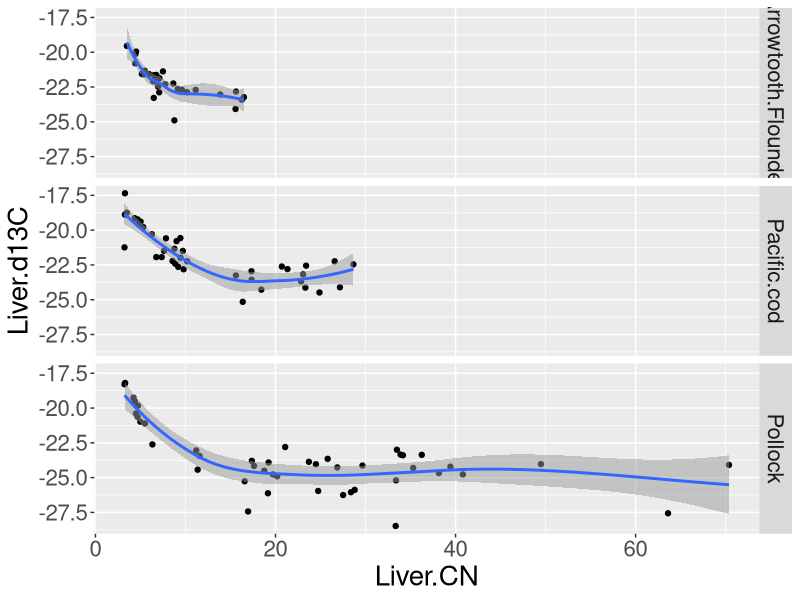
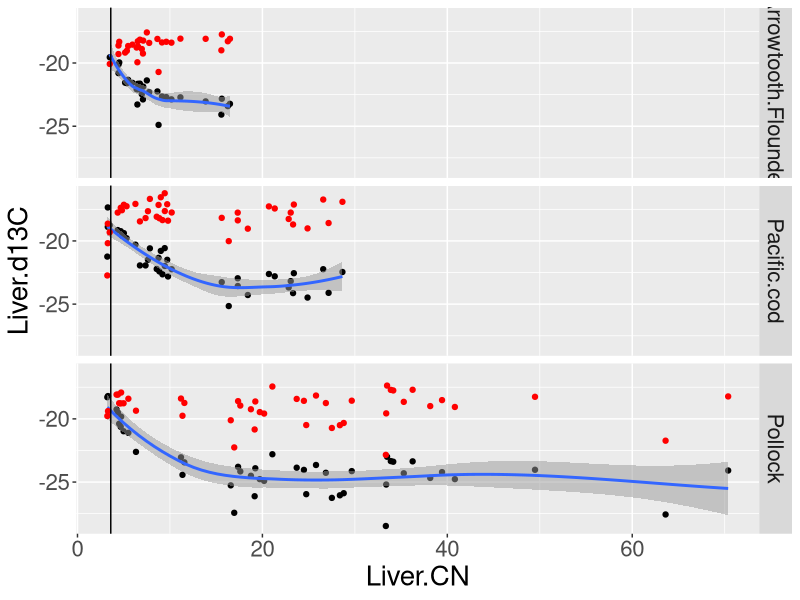
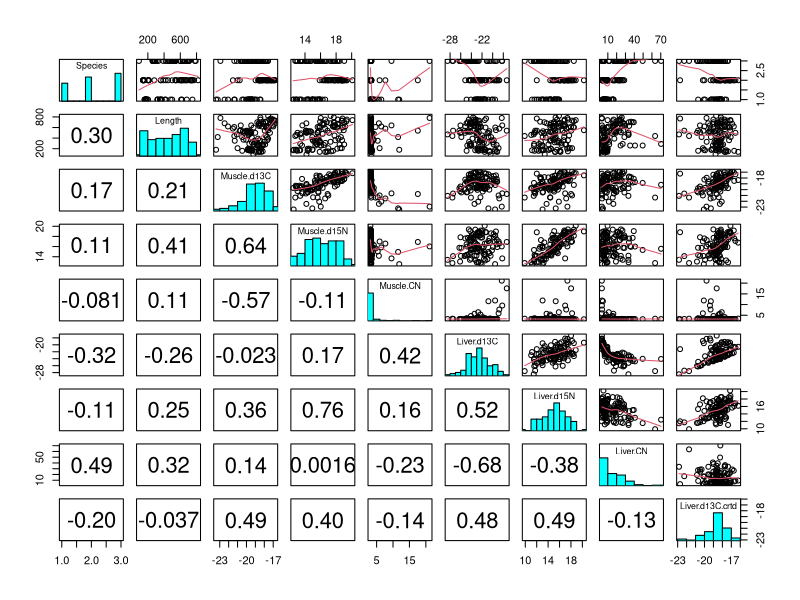
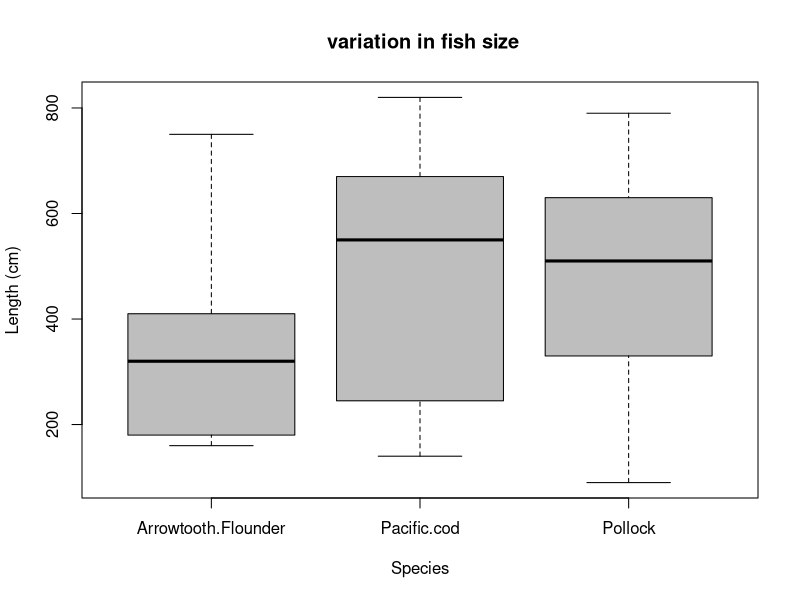
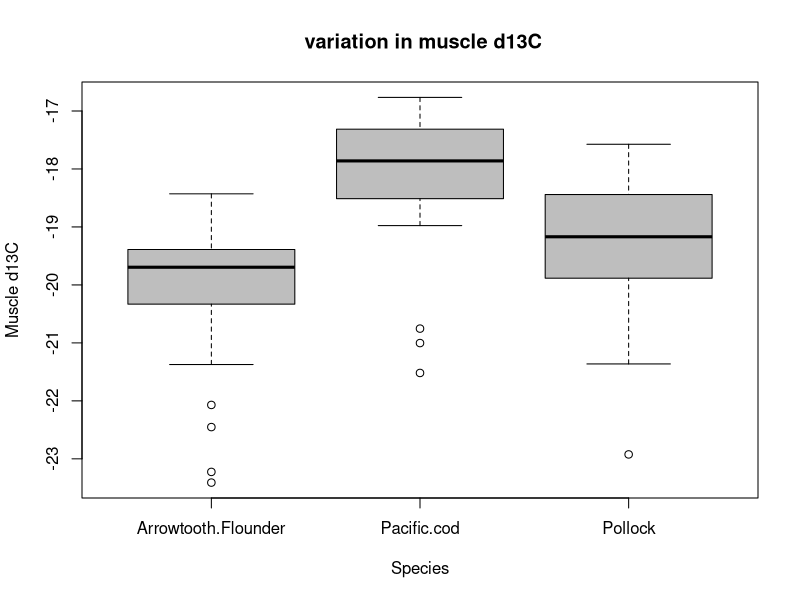
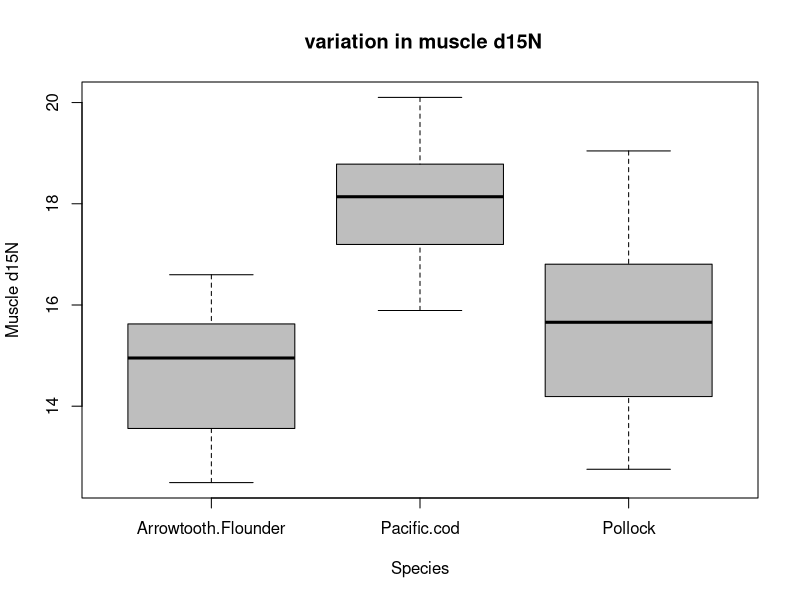
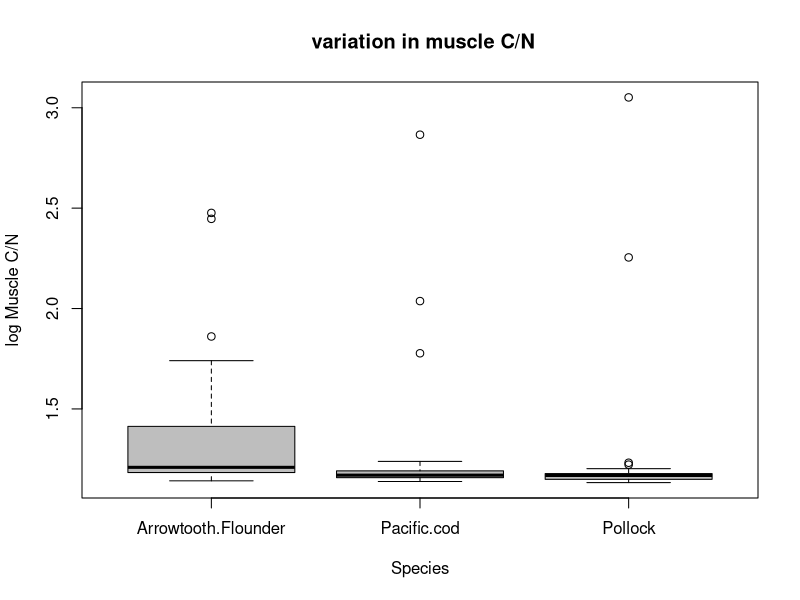
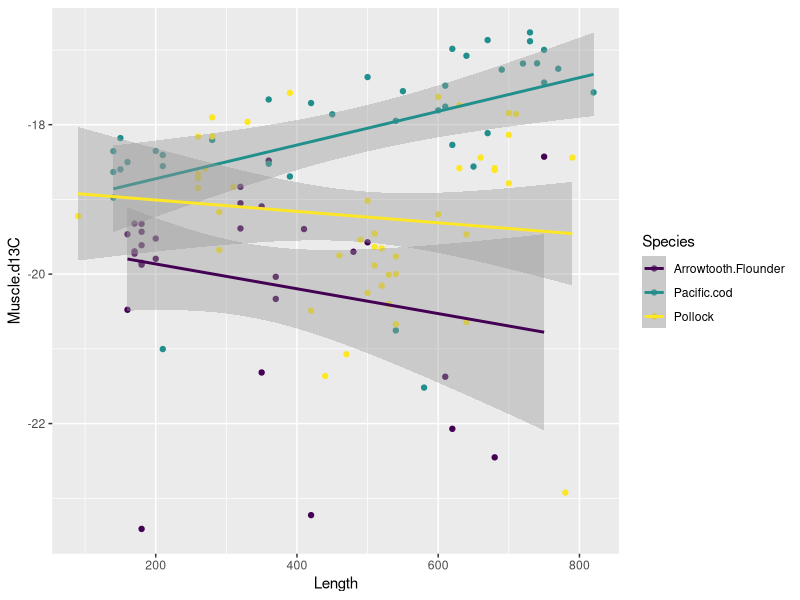

These charts were generated, in order, by the following R code:
## ---- chunk 1
knitr::opts_chunk$set(echo = TRUE, fig.width = 9, fig.height = 6)
## ---- chunk 2
library(tidyverse)
## ---- chunk 3
mydata <- read.csv("Practical02.csv", header = TRUE, stringsAsFactors = FALSE)

# force species to be a factor type variable
mydata$Species <- factor(mydata$Species)

# verify that it imported as expected
head(mydata)

## ---- chunk 4

mydata %>% 
  group_by(Species) %>%
  summarise(count = n(), 
            mean_length = mean(Length),
            mean_muscle_d13C = mean(Muscle.d13C),
            mean_muscle_d15N = mean(Muscle.d15N), 
            mean_liver_d13C = mean(Liver.d13C),
            mean_liver_d15N = mean(Liver.d15N))



## ---- chunk 5
# code to do this using base R graphics
# plot(Liver.d13C ~ Liver.CN, data = mydata, 
#      subset = Species == "Arrowtooth.Flounder", main = "Arrowtooth.Flounder")
# 
# # lowess smoother not working like this for the subset.
# # lines(lowess(mydata$Liver.CN, mydata$Liver.d13C), col = "red")
# 
# plot(Liver.d13C ~ Liver.CN, data = mydata, 
#      subset = Species == "Pacific.cod", main = "Pacific.cod")
# 
# plot(Liver.d13C ~ Liver.CN, data = mydata, 
#      subset = Species == "Pollock", main = "Pollock")

# try to do this in ggplot using facets
library(tidyverse)
liver.plot <- ggplot(data = mydata, 
                     mapping = aes(x = Liver.CN, 
                                   y = Liver.d13C)) + 
  geom_point() +
  geom_smooth(method = "loess", alpha = 0.5) +
  facet_grid(Species~.) + 
  theme(text = element_text(size=20))
print(liver.plot)

## ---- chunk 6

# constants used in the correction for liver tissue
a <-   6.059
b <- -22.270
c <-  -1.397

# add columns for lipid corrected liver to the data.frame
mydata <- mydata |> 
  mutate(Liver.d13C.crtd = Liver.d13C + 
           (a * Liver.CN + b) / (Liver.CN + c))

# mydata$Liver.d13C.crtd <-  mydata$Liver.d13C + 
#   (a * mydata$Liver.CN + b) / (mydata$Liver.CN + c)

# check that it worked as expected
head(mydata)

# specify a color pallete with 3 colours for this example
# palette(c("black", "red", "blue"))

# plot the correlation between the corrected and raw values, and 
# indicate which observations have large C/N ratios by the 
# size of the datapoints.
# plot(Liver.d13C.crtd ~ Liver.d13C, data = mydata, 
#      col = Species, cex = 5 * Liver.CN / max(Liver.CN), pch = 19, asp = 1)
# 
# # add the 1:1 line
# abline(a = 0, b = 1, col = "grey", lty = 1, lwd = 2)
# 
# 
# # reset the colour palette to the default
# palette("default")

# now plot the corrected values on top of our raw data from before 
# and add a vertical line at 3.6 which is "pure protein"
liver.plot.2 <- liver.plot + 
  geom_point(data = mydata, aes(x = Liver.CN, 
                                y = Liver.d13C.crtd), 
             col = "red") +
  geom_vline(xintercept = 3.6, col = "black")

print(liver.plot.2)
ggsave(plot = liver.plot.2, 
       filename = "../../images/lipid_corrected_liver.jpg")
## ---- chunk 7

# how are the data encoded in R?
str(mydata)

# a basic summary of each column in the data.frame
summary(mydata)

# how many obverations do we have per Taxon might also be of use
table(mydata$Species)

# Using datq from our first practical, generate all pair-wise scatterplots
# = = = = = = = = = = = = = = = = = = = = = = = = = = = = = =
# source("my_functions.R")
# These functions are copied from the help file for pairs()
## put histograms on the diagonal
panel.hist <- function(x, ...)
{
    usr <- par("usr"); on.exit(par(usr))
    par(usr = c(usr[1:2], 0, 1.5) )
    h <- hist(x, plot = FALSE)
    breaks <- h$breaks; nB <- length(breaks)
    y <- h$counts; y <- y/max(y)
    rect(breaks[-nB], 0, breaks[-1], y, col = "cyan", ...)
}

panel.cor <- function(x, y, digits = 2, prefix = "", cex.cor, ...)
{
    usr <- par("usr"); on.exit(par(usr))
    par(usr = c(0, 1, 0, 1))
    r <- cor(x, y)
    txt <- format(c(r, 0.123456789), digits = digits)[1]
    txt <- paste0(prefix, txt)
    if(missing(cex.cor)) cex.cor <- 0.4/strwidth(txt)
    # text(0.5, 0.5, txt, cex = cex.cor * r)
    text(0.5, 0.5, txt, cex = 2)
}

# = = = = = = = = = = = = = = = = = = = = = = = = = = = = = =

# this select function comes from the package dplyr and allows us to 
# select a subset of columns to plot.
pairs(mydata, 
      diag.panel = panel.hist,
      upper.panel = panel.smooth,
      lower.panel = panel.cor)



## ---- chunk 8
# Summarise the data by group using the package dplyr (install if required)

# load the library
library(tidyverse)

summarise.muscle <- mydata |> group_by(Species) |>  
  summarise(count = length(Species),
            musC = mean(Muscle.d13C), musSdC =  sd(Muscle.d13C), 
            musN = mean(Muscle.d15N), musSdN =  sd(Muscle.d15N),
            musCN = mean(Muscle.CN),  musSdCN = sd(Muscle.CN))

# print a pretty table
knitr::kable(summarise.muscle, digits = 2)
# print(summarise.muscle)


summarise.liver <- mydata|> group_by(Species) |> 
  summarise(count = length(Species),
            livC.c = mean(Liver.d13C.crtd), 
            livSdC.c =  sd(Liver.d13C.crtd),
            livN = mean(Liver.d15N), 
            livSdN =  sd(Liver.d15N),
            livCN = mean(Liver.CN),  
            livSdCN = sd(Liver.CN) )

# print a pretty table
knitr::kable(summarise.liver, digits = 2)
# print(summarise.liver)
## ---- chunk 9

boxplot(Length ~ Species, data = mydata, col="grey", 
        xlab="Species", ylab="Length (cm)", 
        main = " variation in fish size")


boxplot(Muscle.d13C ~ Species, data = mydata, col="grey", 
        xlab="Species", ylab="Muscle d13C", 
        main = " variation in muscle d13C")

#now d15N
boxplot(Muscle.d15N ~ Species, data = mydata, col="grey", 
        xlab="Species", ylab="Muscle d15N", 
        main = " variation in muscle d15N")

#now d15N
boxplot(log(Muscle.CN) ~ Species, data = mydata, col="grey", 
        xlab="Species", ylab="log Muscle C/N", 
        main = " variation in muscle C/N")


## ---- chunk 10

# length by species
length.aov <-  aov(Length ~ Species, data = mydata)
summary(length.aov)

# muscle carbon by species
muscleC.aov <- aov(Muscle.d13C ~ Species, data = mydata)
summary(muscleC.aov)

# muscle N by species
muscleN.aov <- aov(Muscle.d15N ~ Species, data = mydata)
summary(muscleN.aov)

# muscle C/N ratio by species
muscleCN.aov <- aov(log(Muscle.CN) ~ Species, data = mydata)
summary(muscleCN.aov)

## ---- chunk 11
TukeyHSD(muscleC.aov)
## ---- chunk 12

g_muscle_C <- ggplot(data = mydata,
                     mapping = aes(x = Length, 
                                   y = Muscle.d13C,
                                   color = Species)) + 
  geom_point() + 
  geom_smooth(method = "lm") + 
  scale_color_viridis_d(end = 1)

print(g_muscle_C)


d13C.length.model <- glm(Muscle.d13C ~ Species + Length, data = mydata)
summary(d13C.length.model)

d13C.interaction.model <- glm(Muscle.d13C ~ Species + Length + Species:Length, 
                              data = mydata)
summary(d13C.interaction.model)


## ---- chunk 13

g_muscle_N <- ggplot(data = mydata,
                     mapping = aes(x = Length, 
                                   y = Muscle.d15N,
                                   color = Species)) + 
  geom_point() + 
  geom_smooth(method = "lm") + 
  scale_color_viridis_d(end = 1)

print(g_muscle_N)

d15N.length.model <- glm(Muscle.d15N ~ Species + Length, data = mydata)
summary(d15N.length.model)

d15N.interaction.model <- glm(Muscle.d15N ~ Species + Length + Species:Length, 
                              data = mydata)
summary(d15N.interaction.model)

## ---- chunk 14

d13C.species.model <- glm(Muscle.d13C ~ Species, data = mydata)
summary(d13C.species.model)

## ---- chunk 15
t.test(mydata$Muscle.d13C[mydata$Species == "Arrowtooth.Flounder"],
       mydata$Liver.d13C.crtd[mydata$Species == "Arrowtooth.Flounder"],
       paired = TRUE)
## ---- chunk 16

# load the library
library(ggplot2)

# use our ellipse function to generate the ellipses for plotting

# this is the basic plot, which im not actually going to plot
# as i won't call print(first.plot). Doing this is purely choice, 
# and for me it keeps my code tidier and easier to interpret
first.plot <- ggplot(data = mydata, aes(Muscle.d13C, Muscle.d15N)) +
  geom_point(aes(color = Species), size = 2)+
  ylab(expression(paste(delta^{15}, "N (\u2030)")))+
  xlab(expression(paste(delta^{13}, "C (\u2030)"))) + 
  theme(text = element_text(size=15))

# decide how big an ellipse you want to draw
# NB 50% ellipses this time for no reason other than i dont need them huge
# to get a sense for their size and shape.. indeed we could plot 
# Standard Ellipses using p.ell <- stats::pchisq(1, df = 2) which
# results in 0.39
p.ell <- 0.50


# create our plot based on first.plot above
# adding the stat_ellipse() geometry. We 
# specify thee ellipse to be plotted using 
# the polygon geom, with fill and edge colour
# defined by Taxon as a grouping variable, 
# using the normal distribution and with 
# a quite high level of transparency.
ellipse.plot <- first.plot + 
  stat_ellipse(aes(group = Species, 
                   fill = Species, 
                   color = Species), 
               alpha = 0.3, 
               level = p.ell,
               type = "norm",
               geom = "polygon") + 
  scale_fill_viridis_d() + 
  scale_color_viridis_d()

print(ellipse.plot)

## ---- chunk 17

multivar.model <- manova(cbind(Muscle.d13C, Muscle.d15N) ~ Species, 
                         data = mydata)

summary(multivar.model)
## ---- chunk 18
library(vegan)

# extract the isotope data for muscle for 
# subsequent modelling as a response variable.
Y_muscle <- with(mydata, cbind(Muscle.d13C, Muscle.d15N))

# run a PERMANOVA model
perm.model <- adonis2(Y_muscle ~ Species, 
                     data = mydata, 
                     method = "euclidean", 
                     permutations = 9999)

# print output of the permanova model to screen
perm.model

## ---- chunk 19

centroids <- cbind(summarise.muscle$musC, summarise.muscle$musN)

dist.btw.centoids <- dist(centroids)

print(dist.btw.centoids)

## ---- chunk 20

# calculate the euclidean distances between observations
dis <- vegdist(Y_muscle, 
               method ="euclidean")

# analysis of multivariate homogeneity of 
# group dispersions (variances)
mod <- betadisper(dis, mydata$Species)

# print the results of the ANOVA to screen
knitr::kable(anova(mod))

# perform Tukey's posthoc test between the means
mod.HSD <- TukeyHSD(mod)

# plot the post hoc test results
par(mfrow = c(1,1))
plot(mod.HSD)

## ---- chunk 21

# fit rda model from the vegan package
CAP_like_analysis <- vegan::rda( Y_muscle  ~ Species, 
                 data = mydata, 
                 dist = "euclidean")

# try to predict a value for an "Arrowtooth.Flounder"
# for example.
predict(CAP_like_analysis, 
        newdata = data.frame(Species = 
                               "Arrowtooth.Flounder"))
## ---- chunk 22

ggplot(data = mydata, mapping = aes(x = Muscle.d13C, Muscle.d15N))+ 
  geom_point(aes(color = Species))
